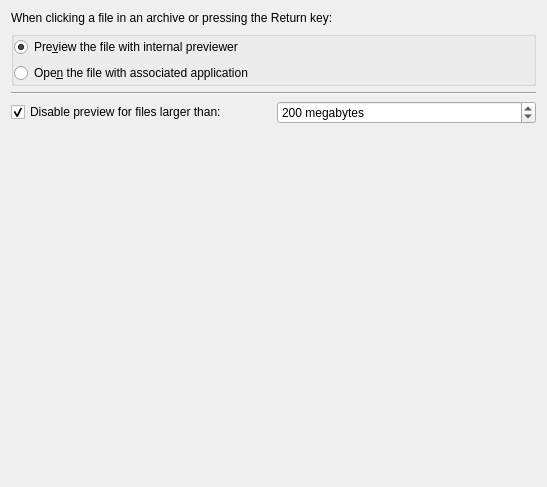
<?xml version="1.0" encoding="UTF-8"?>
<ui version="4.0">
 <class>PreviewSettings</class>
 <widget class="QWidget" name="PreviewSettings">
  <property name="geometry">
   <rect>
    <x>0</x>
    <y>0</y>
    <width>547</width>
    <height>487</height>
   </rect>
  </property>
  <layout class="QVBoxLayout" name="verticalLayout">
   <item>
    <widget class="QLabel" name="label">
     <property name="text">
      <string>When clicking a file in an archive or pressing the Return key:</string>
     </property>
    </widget>
   </item>
   <item>
    <widget class="QGroupBox" name="kcfg_defaultOpenAction">
     <property name="title">
      <string/>
     </property>
     <property name="flat">
      <bool>true</bool>
     </property>
     <property name="checkable">
      <bool>false</bool>
     </property>
     <layout class="QVBoxLayout" name="verticalLayout_3">
      <property name="leftMargin">
       <number>0</number>
      </property>
      <property name="topMargin">
       <number>0</number>
      </property>
      <property name="rightMargin">
       <number>0</number>
      </property>
      <property name="bottomMargin">
       <number>0</number>
      </property>
      <item>
       <widget class="QRadioButton" name="Preview">
        <property name="text">
         <string>Pre&amp;view the file with internal previewer</string>
        </property>
        <property name="checked">
         <bool>true</bool>
        </property>
       </widget>
      </item>
      <item>
       <widget class="QRadioButton" name="Open">
        <property name="text">
         <string>Ope&amp;n the file with associated application</string>
        </property>
       </widget>
      </item>
     </layout>
    </widget>
   </item>
   <item>
    <widget class="Line" name="line">
     <property name="orientation">
      <enum>Qt::Horizontal</enum>
     </property>
    </widget>
   </item>
   <item>
    <layout class="QHBoxLayout" name="horizontalLayout">
     <item>
      <widget class="QCheckBox" name="kcfg_limitPreviewFileSize">
       <property name="enabled">
        <bool>true</bool>
       </property>
       <property name="text">
        <string>Disable preview for files larger than:</string>
       </property>
       <property name="checked">
        <bool>true</bool>
       </property>
      </widget>
     </item>
     <item>
      <widget class="QSpinBox" name="kcfg_previewFileSizeLimit">
       <property name="suffix">
        <string> megabytes</string>
       </property>
       <property name="minimum">
        <number>10</number>
       </property>
       <property name="maximum">
        <number>10000</number>
       </property>
       <property name="singleStep">
        <number>10</number>
       </property>
       <property name="value">
        <number>200</number>
       </property>
      </widget>
     </item>
    </layout>
   </item>
   <item>
    <spacer name="verticalSpacer">
     <property name="orientation">
      <enum>Qt::Vertical</enum>
     </property>
     <property name="sizeHint" stdset="0">
      <size>
       <width>20</width>
       <height>40</height>
      </size>
     </property>
    </spacer>
   </item>
  </layout>
 </widget>
 <resources/>
 <connections/>
</ui>
